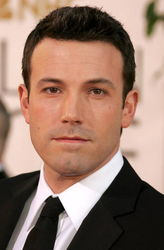
#> input picture FaceRecog/face_recog_knn/train_dir/ben_afflek/httpimagesfandangocomrImageRendererredesignstaticimgnoxportraitjpgpcpcpcimagesmasterrepositoryperformerimagespjpg.jpg, 164 x 250 px, given in place of the camera
$ python knn_recog.py
#> lines starting #> are read from the running program, lines starting #| are printed output that depends on the picture; after the words box and inside, x2 and y2 are one past the last pixel; in counts of white or black regions, pixels touching at a corner belong together
# this one is used to recognize the
# face after training the model with
# our data stored using knn
import cv2
import numpy as np
import pandas as pd

from npwriter import f_name
from sklearn.neighbors import KNeighborsClassifier


def train():
    # reading the data
    data = pd.read_csv(f_name).values
#> (reads src/back-end/FaceRecog/face_recog_knn/train.csv from the repository)

    # data partition
    X, Y = data[:, 1:-1], data[:, -1]

    print(X, Y)

    # # Knn function calling with k = 5
    model = KNeighborsClassifier(n_neighbors = 5)

    # # fdtraining of model
    model.fit(X, Y)

    cap = cv2.VideoCapture(0)

    face_cascades = cv2.CascadeClassifier("../cascades/haarcascade_frontalface_alt.xml")

    f_list = []

    while True:
        ret, frame = cap.read()
#> frame is the input picture: shape (250, 164, 3); mean B, G, R 107.5, 122, 151.7
        gray_face = cv2.cvtColor(frame, cv2.COLOR_BGR2GRAY)
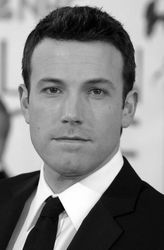
#> gray_face: shape (250, 164); min 0, max 255, mean 129.3
        faces = face_cascades.detectMultiScale(gray_face, 1.5, 5)
#> faces = [[23, 52, 101, 101], [4, 30, 152, 152]]
        X_test = []

        # Testing data
        for face in faces:
            x, y, w, h = face
            im_face = gray_face[y:y + h, x:x + w]
            im_face = cv2.resize(im_face, (100, 100))
            X_test.append(im_face.reshape(-1))
#> this loop made 2 passes
#> pass 1, in train, `im_face = gray_face[y:y + h, x:x + w]`:
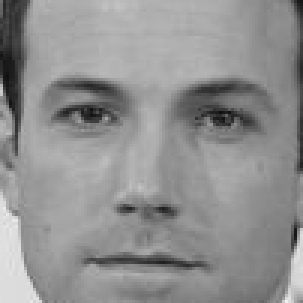
#> im_face: shape (101, 101) (shown 3 times larger); min 14, max 240, mean 144.6
#> pass 2, in train, `im_face = gray_face[y:y + h, x:x + w]`:
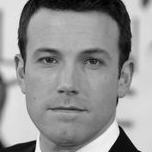
#> im_face: shape (152, 152); min 0, max 254, mean 149.8
#> pass 2, in train, `im_face = cv2.resize(im_face, (100, 100))`:
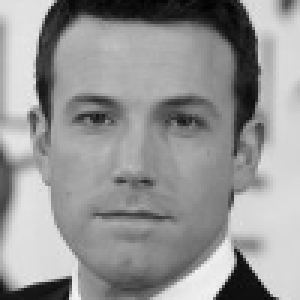
#> im_face: shape (100, 100) (shown 3 times larger); min 2, max 245, mean 149.7
#> after the loop, X_test = 2 items

        if len(faces) > 0:
            response = model.predict(np.array(X_test))
            # prediction of result using knn
            for i, face in enumerate(faces):
                x, y, w, h = face
                # drawing a rectangle on the detected face
                cv2.rectangle(frame, (x, y), (x + w, y + h), (255, 0, 0), 3)

                # adding detected/predicted name for the face
                cv2.putText(frame, response[i], (x-50, y-50), cv2.FONT_HERSHEY_DUPLEX, 2, (0, 255, 0), 3)
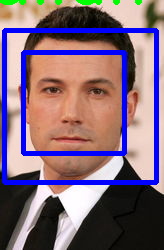
#> frame: shape (250, 164, 3); 13.08% of pixels changed, all inside (x1, y1, x2, y2) = (0, 0, 159, 185)

        cv2.imshow("full", frame)

        key = cv2.waitKey(1)
#> (key q is pressed here)

        if key & 0xFF == ord("q") :
            break

    cap.release()
    cv2.destroyAllWindows()


train()
